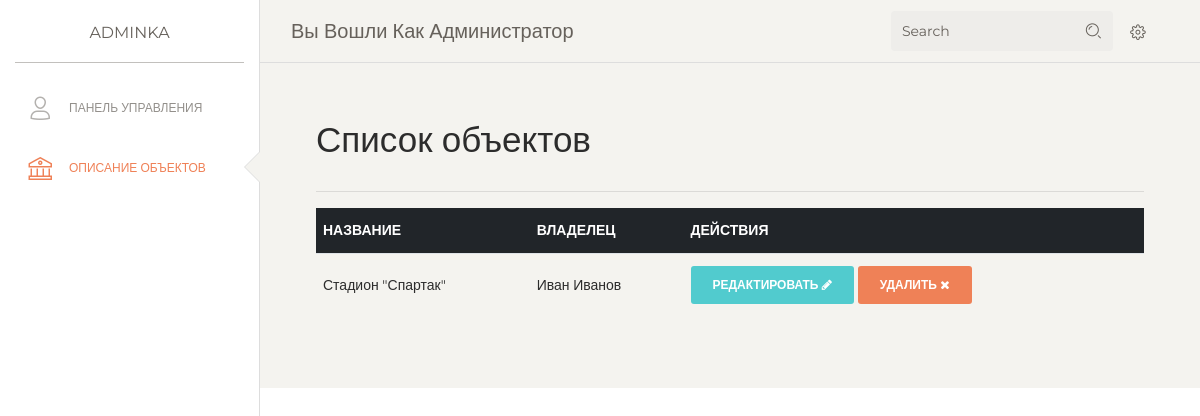
The app's page /hostels, older data.
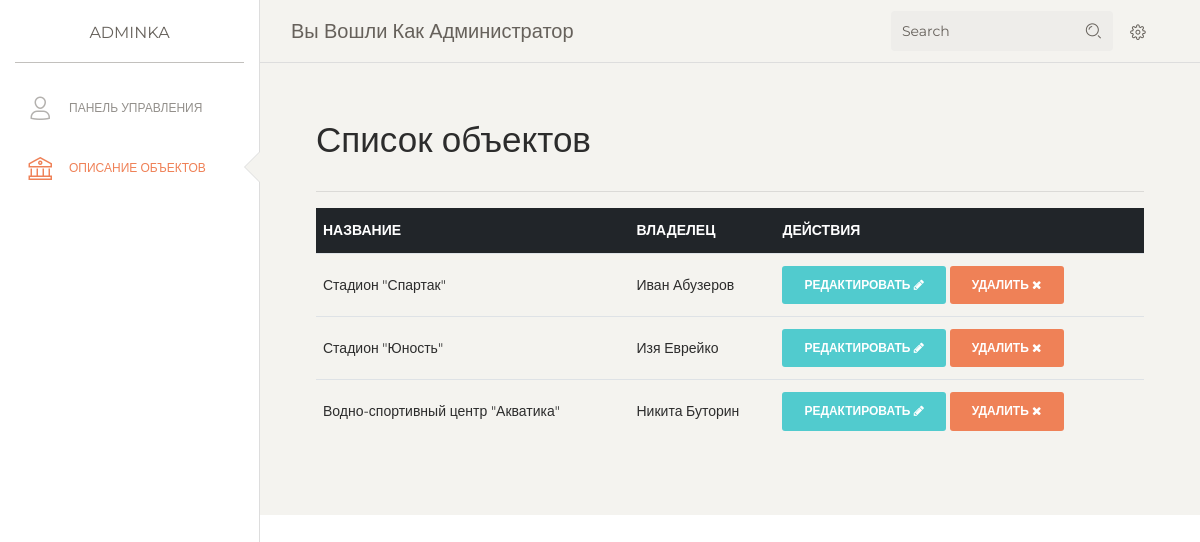
The same page, newer data.
### app.py (models this page shows, shortened)
class Hostel(db.Model):
    id = db.Column(db.Integer, primary_key=True)
    hname = db.Column(db.String(30), nullable=False)
    warden = db.Column(db.String(30), nullable=False)
    nrooms = db.Column(db.Integer, nullable=False)
    nstudents = db.Column(db.Integer, nullable=False)
    fee = db.Column(db.String(60), nullable=False)
    messfee = db.Column(db.Integer, nullable=False)

### app.py (the view)
@app.route('/hostels')
def hostel():
    hostels = Hostel.query.all()
    return render_template('hostels.html', hostels=hostels)

### templates/hostels.html
{% extends 'admin.html' %}
{% block style%}
<div class="sidebar-wrapper">
  <ul class="nav">
    <li>
      <a href="/admin">
        <i class="nc-icon nc-single-02"></i>
        <p>Панель управления</p>
      </a>
    </li>
    <li class="active ">
      <a href="/hostels">
        <i class="nc-icon nc-bank"></i>
        <p>Описание объектов</p>
      </a>
    </li>
  </ul>
</div>
{% endblock %}
{% block body %}
<br><br><br>
<div style="padding: 4em;">
    <h2 style="font-weight:500">Список объектов</h2>
    <hr>
    <table class="table">
        <thead class="thead-dark">
          <tr>
            <th scope="col">Название</th>
            <th scope="col">Владелец</th>
            <th scope="col">Действия</th>
          </tr>
        </thead>
        <tbody>
        {% for hostel in hostels%}
            <tr>
            <td>{{hostel.hname}}</td>
            <td>{{hostel.warden}}</td>
            <td><a  href="/hostels/edit/{{hostel.id}}" class="btn btn-primary btn-small">Редактировать <i class="fa fa-pencil" aria-hidden="true"></i></a> <a href="/hostels/delete/{{hostel.id}}" class="btn btn-danger btn-small">Удалить <i class="fa fa-times" aria-hidden="true"></i></a></td>
            </tr>
        {% endfor %}
        </tbody>
      </table>
</div>
{% endblock %}

Row changes from the older to the newer data that the page shows:
changed Hostel "Стадион \"Спартак\"": warden "Иван Иванов" → "Иван Абузеров"
added Hostel: hname "Стадион \"Юность\"", warden "Изя Еврейко"
added Hostel: hname "Водно-спортивный центр \"Акватика\"", warden "Никита Буторин"
